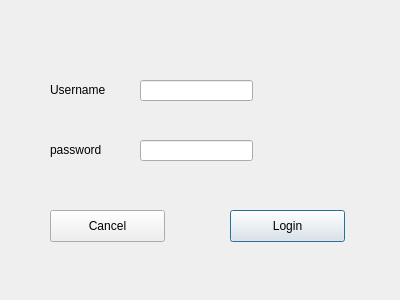
<?xml version="1.0" encoding="UTF-8"?>
<ui version="4.0">
 <class>LoginDialog</class>
 <widget class="QDialog" name="LoginDialog">
  <property name="geometry">
   <rect>
    <x>0</x>
    <y>0</y>
    <width>400</width>
    <height>300</height>
   </rect>
  </property>
  <property name="windowTitle">
   <string>Dialog</string>
  </property>
  <widget class="QPushButton" name="loginButton">
   <property name="geometry">
    <rect>
     <x>230</x>
     <y>210</y>
     <width>115</width>
     <height>32</height>
    </rect>
   </property>
   <property name="text">
    <string>Login</string>
   </property>
  </widget>
  <widget class="QLabel" name="label">
   <property name="geometry">
    <rect>
     <x>50</x>
     <y>80</y>
     <width>70</width>
     <height>20</height>
    </rect>
   </property>
   <property name="text">
    <string>Username</string>
   </property>
  </widget>
  <widget class="QLineEdit" name="usrLineEdit">
   <property name="geometry">
    <rect>
     <x>140</x>
     <y>80</y>
     <width>113</width>
     <height>21</height>
    </rect>
   </property>
  </widget>
  <widget class="QLabel" name="label_2">
   <property name="geometry">
    <rect>
     <x>50</x>
     <y>140</y>
     <width>60</width>
     <height>20</height>
    </rect>
   </property>
   <property name="text">
    <string>password</string>
   </property>
  </widget>
  <widget class="QLineEdit" name="pwdLineEdit">
   <property name="geometry">
    <rect>
     <x>140</x>
     <y>140</y>
     <width>113</width>
     <height>21</height>
    </rect>
   </property>
   <property name="echoMode">
    <enum>QLineEdit::Password</enum>
   </property>
  </widget>
  <widget class="QPushButton" name="cancelButton">
   <property name="geometry">
    <rect>
     <x>50</x>
     <y>210</y>
     <width>115</width>
     <height>32</height>
    </rect>
   </property>
   <property name="text">
    <string>Cancel</string>
   </property>
  </widget>
 </widget>
 <resources/>
 <connections>
  <connection>
   <sender>cancelButton</sender>
   <signal>clicked()</signal>
   <receiver>LoginDialog</receiver>
   <slot>close()</slot>
   <hints>
    <hint type="sourcelabel">
     <x>103</x>
     <y>223</y>
    </hint>
    <hint type="destinationlabel">
     <x>121</x>
     <y>182</y>
    </hint>
   </hints>
  </connection>
 </connections>
</ui>
